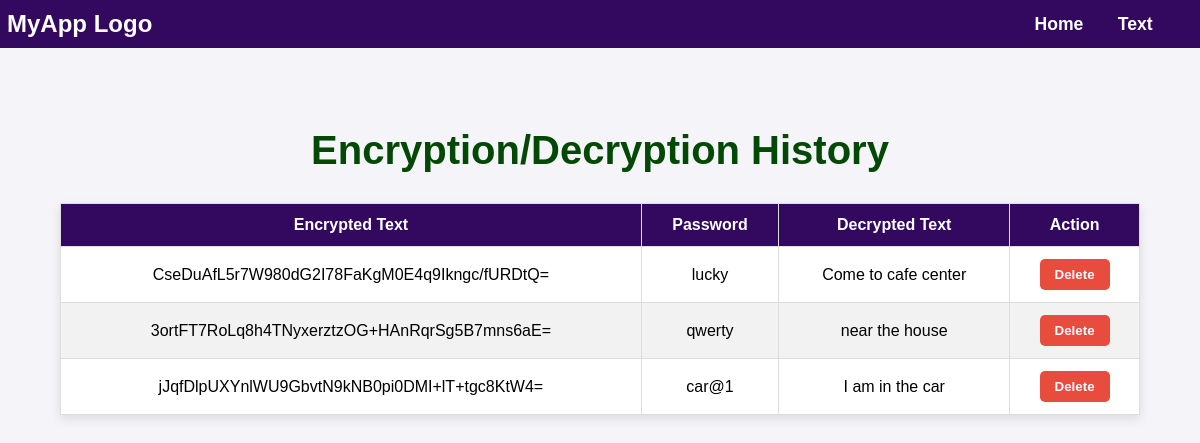
The page /history/ on the database its author committed.
### encryption/models.py (models this page shows, shortened)
class EncryptionHistory(models.Model):
    input_text = models.TextField()  # Original input text
    encrypted_text = models.TextField()  # Encrypted text
    decrypted_text = models.TextField(blank=True, null=True)  # Decrypted text (nullable)
    password = models.CharField(max_length=100)  # Encryption key
    timestamp = models.DateTimeField(auto_now_add=True)  # Timestamp of encryption

### encryption/views.py (the view)
# urls.py: path('history/', views.view_history, name='history'),  # Encryption/Decryption history page
def view_history(request):
    history = EncryptionHistory.objects.all()
    return render(request, 'history.html', {'history': history})

### encryption/templates/history.html (shortened to what this page needs)
<!DOCTYPE html>
<html lang="en">
<head>
</head>
<body>
    <nav>
        <div class="logo">MyApp Logo</div>
        <div>
            <a href="{% url 'landing' %}">Home</a>
            <a href="{% url 'encrypt_text' %}">Text</a>
            <a href="#" style="color: #330960;">.</a>
        </div>
    </nav>
    <div class="container">
        <h1>Encryption/Decryption History</h1>
        <table>
            <thead>
                <tr>
                    <th>Encrypted Text</th>
                    <th>Password</th>
                    <th>Decrypted Text</th>
                    <th>Action</th>
                </tr>
            </thead>
            <tbody>
                {% for entry in history %}
                    <tr>
                        <td>{{ entry.encrypted_text }}</td>
                        <td>{{ entry.password }}</td>
                        <td>{{ entry.decrypted_text }}</td>
                        <td>
                            <form action="{% url 'delete_history' entry.id %}" method="POST" style="display:inline;">
                                <button type="submit" class="delete-btn" onclick="return confirm('Are you sure you want to delete this file history?')">Delete</button>
                            </form>
                        </td>
                    </tr>
                {% empty %}
                    <tr><td colspan="5">No history available.</td></tr>
                {% endfor %}
            </tbody>
        </table>
    </div>
</body>
</html>

### encryption/templates/history.html (style rules this page uses)
body { font-family: Arial, sans-serif; background-color: #f4f4f9; margin: 0; padding: 0; }
nav { background-color: #330960; padding: 10px 7px; display: flex; justify-content: space-between; align-items: center; color: white; width: 100%; }
nav a { color: white; text-decoration: none; margin: 0 15px; font-size: 1.1em; font-weight: bold; }
.logo { font-size: 1.5em; font-weight: bold; color: white; }
.container { width: 90%; margin: 80px auto 50px; }
h1 { text-align: center; color: #034905; font-size: 2.5rem; margin-bottom: 30px; }
table { width: 100%; border-collapse: collapse; margin-top: 20px; background-color: white; box-shadow: 0 4px 10px rgba(0, 0, 0, 0.1); }
th, td { padding: 12px; border: 1px solid #ddd; text-align: center; }
th { background-color: #330960; color: white; }
tr:nth-child(even) { background-color: #f2f2f2; }
.delete-btn { background-color: #e74c3c; color: white; border: none; padding: 8px 15px; cursor: pointer; font-weight: bold; border-radius: 5px; transition: background-color 0.3s ease; }

### rows shown on the page
EncryptionHistory: encrypted_text "CseDuAfL5r7W980dG2I78FaKgM0E4q9Ikngc/fURDtQ=", password "lucky", decrypted_text "Come to cafe center"
EncryptionHistory: encrypted_text "3ortFT7RoLq8h4TNyxerztzOG+HAnRqrSg5B7mns6aE=", password "qwerty", decrypted_text "near the house"
EncryptionHistory: encrypted_text "jJqfDlpUXYnlWU9GbvtN9kNB0pi0DMI+lT+tgc8KtW4=", password "car@1", decrypted_text "I am in the car"
